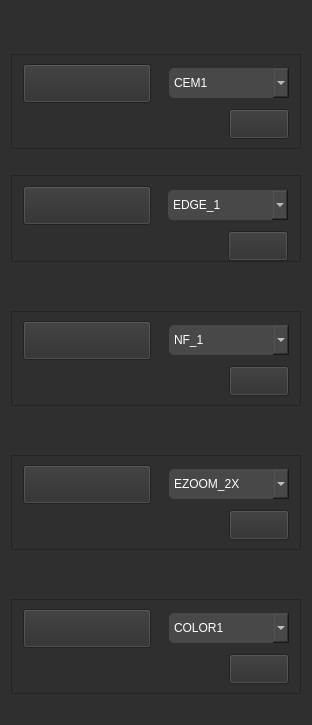
            <widget class="QWidget" name="CONTROL_PAGE">
             <property name="styleSheet">
              <string notr="true">background-color: rgb(47, 47, 47);</string>
             </property>
             <layout class="QVBoxLayout" name="verticalLayout_11">
              <item>
               <widget class="QLabel" name="label_21">
                <property name="sizePolicy">
                 <sizepolicy hsizetype="Fixed" vsizetype="Fixed">
                  <horstretch>0</horstretch>
                  <verstretch>0</verstretch>
                 </sizepolicy>
                </property>
                <property name="minimumSize">
                 <size>
                  <width>290</width>
                  <height>37</height>
                 </size>
                </property>
                <property name="maximumSize">
                 <size>
                  <width>257</width>
                  <height>37</height>
                 </size>
                </property>
                <property name="styleSheet">
                 <string notr="true">border-image: url(:/TEXT/resource/TEXT/Contrast Enhancement.png);</string>
                </property>
                <property name="text">
                 <string/>
                </property>
               </widget>
              </item>
              <item>
               <widget class="QFrame" name="frame_COLOR_2">
                <property name="frameShape">
                 <enum>QFrame::StyledPanel</enum>
                </property>
                <property name="frameShadow">
                 <enum>QFrame::Raised</enum>
                </property>
                <layout class="QGridLayout" name="gridLayout_7">
                 <item row="2" column="3">
                  <layout class="QHBoxLayout" name="horizontalLayout_20">
                   <property name="spacing">
                    <number>0</number>
                   </property>
                   <property name="topMargin">
                    <number>0</number>
                   </property>
                   <item>
                    <spacer name="horizontalSpacer_18">
                     <property name="orientation">
                      <enum>Qt::Horizontal</enum>
                     </property>
                     <property name="sizeType">
                      <enum>QSizePolicy::Fixed</enum>
                     </property>
                     <property name="sizeHint" stdset="0">
                      <size>
                       <width>60</width>
                       <height>20</height>
                      </size>
                     </property>
                    </spacer>
                   </item>
                   <item>
                    <widget class="QPushButton" name="PB_CEM_SET">
                     <property name="minimumSize">
                      <size>
                       <width>60</width>
                       <height>30</height>
                      </size>
                     </property>
                     <property name="maximumSize">
                      <size>
                       <width>60</width>
                       <height>30</height>
                      </size>
                     </property>
                     <property name="styleSheet">
                      <string notr="true">QPushButton{
	border-image: url(:/BTN/resource/QuantumRED_MAIN/SET.png);
}
QPushButton:hover{
	border-image: url(:/BTN/resource/QuantumRED_MAIN/SET_HOVER.png);
}
QPushButton:pressed{
	border-image: url(:/BTN/resource/QuantumRED_MAIN/SET_PRESSED.png);
}</string>
                     </property>
                     <property name="text">
                      <string/>
                     </property>
                    </widget>
                   </item>
                  </layout>
                 </item>
                 <item row="1" column="2">
                  <spacer name="horizontalSpacer_19">
                   <property name="orientation">
                    <enum>Qt::Horizontal</enum>
                   </property>
                   <property name="sizeType">
                    <enum>QSizePolicy::Fixed</enum>
                   </property>
                   <property name="sizeHint" stdset="0">
                    <size>
                     <width>10</width>
                     <height>20</height>
                    </size>
                   </property>
                  </spacer>
                 </item>
                 <item row="1" column="3">
                  <widget class="QComboBox" name="comboBox_CEM">
                   <property name="minimumSize">
                    <size>
                     <width>120</width>
                     <height>30</height>
                    </size>
                   </property>
                   <property name="maximumSize">
                    <size>
                     <width>120</width>
                     <height>30</height>
                    </size>
                   </property>
                   <property name="styleSheet">
                    <string notr="true">font: 63 8pt &quot;Segoe UI Semibold&quot;;
color: rgb(255, 255, 255);
background-color: rgb(72, 72, 72);
border-radius: 5px;</string>
                   </property>
                   <item>
                    <property name="text">
                     <string>CEM1</string>
                    </property>
                   </item>
                   <item>
                    <property name="text">
                     <string>CEM2</string>
                    </property>
                   </item>
                   <item>
                    <property name="text">
                     <string>CEM3</string>
                    </property>
                   </item>
                  </widget>
                 </item>
                 <item row="1" column="1">
                  <widget class="QPushButton" name="PB_CEM">
                   <property name="minimumSize">
                    <size>
                     <width>128</width>
                     <height>39</height>
                    </size>
                   </property>
                   <property name="maximumSize">
                    <size>
                     <width>128</width>
                     <height>39</height>
                    </size>
                   </property>
                   <property name="styleSheet">
                    <string notr="true">QPushButton{	
	border-image: url(:/BTN/resource/BUTTON/CEM_ON.png);
}
QPushButton:hover{	
	border-image: url(:/BTN/resource/BUTTON/CEM_ON_HOVER.png);
}
QPushButton:pressed{	
	border-image: url(:/BTN/resource/BUTTON/CEM_ON_PRESSED.png);
}</string>
                   </property>
                   <property name="text">
                    <string/>
                   </property>
                  </widget>
                 </item>
                </layout>
               </widget>
              </item>
              <item>
               <widget class="QLabel" name="label_8">
                <property name="sizePolicy">
                 <sizepolicy hsizetype="Fixed" vsizetype="Fixed">
                  <horstretch>0</horstretch>
                  <verstretch>0</verstretch>
                 </sizepolicy>
                </property>
                <property name="minimumSize">
                 <size>
                  <width>0</width>
                  <height>0</height>
                 </size>
                </property>
                <property name="maximumSize">
                 <size>
                  <width>257</width>
                  <height>37</height>
                 </size>
                </property>
                <property name="styleSheet">
                 <string notr="true">border-image: url(:/TEXT/resource/QuantumRED_MAIN/Edge Enhancement.png);</string>
                </property>
                <property name="text">
                 <string/>
                </property>
               </widget>
              </item>
              <item>
               <widget class="QFrame" name="frame_EDGE">
                <property name="frameShape">
                 <enum>QFrame::StyledPanel</enum>
                </property>
                <property name="frameShadow">
                 <enum>QFrame::Raised</enum>
                </property>
                <layout class="QGridLayout" name="gridLayout_3">
                 <property name="leftMargin">
                  <number>10</number>
                 </property>
                 <property name="topMargin">
                  <number>10</number>
                 </property>
                 <property name="rightMargin">
                  <number>10</number>
                 </property>
                 <property name="bottomMargin">
                  <number>0</number>
                 </property>
                 <item row="1" column="2">
                  <layout class="QHBoxLayout" name="horizontalLayout_8">
                   <property name="spacing">
                    <number>0</number>
                   </property>
                   <item>
                    <spacer name="horizontalSpacer_5">
                     <property name="orientation">
                      <enum>Qt::Horizontal</enum>
                     </property>
                     <property name="sizeType">
                      <enum>QSizePolicy::Fixed</enum>
                     </property>
                     <property name="sizeHint" stdset="0">
                      <size>
                       <width>60</width>
                       <height>20</height>
                      </size>
                     </property>
                    </spacer>
                   </item>
                   <item>
                    <widget class="QPushButton" name="PB_EDGE_SET">
                     <property name="minimumSize">
                      <size>
                       <width>60</width>
                       <height>30</height>
                      </size>
                     </property>
                     <property name="maximumSize">
                      <size>
                       <width>60</width>
                       <height>30</height>
                      </size>
                     </property>
                     <property name="styleSheet">
                      <string notr="true">QPushButton{
	border-image: url(:/BTN/resource/QuantumRED_MAIN/SET.png);
}
QPushButton:hover{
	border-image: url(:/BTN/resource/QuantumRED_MAIN/SET_HOVER.png);
}
QPushButton:pressed{
	border-image: url(:/BTN/resource/QuantumRED_MAIN/SET_PRESSED.png);
}</string>
                     </property>
                     <property name="text">
                      <string/>
                     </property>
                    </widget>
                   </item>
                  </layout>
                 </item>
                 <item row="0" column="1">
                  <spacer name="horizontalSpacer_9">
                   <property name="orientation">
                    <enum>Qt::Horizontal</enum>
                   </property>
                   <property name="sizeType">
                    <enum>QSizePolicy::Fixed</enum>
                   </property>
                   <property name="sizeHint" stdset="0">
                    <size>
                     <width>10</width>
                     <height>20</height>
                    </size>
                   </property>
                  </spacer>
                 </item>
                 <item row="0" column="0">
                  <widget class="QPushButton" name="PB_EDGE">
                   <property name="minimumSize">
                    <size>
                     <width>128</width>
                     <height>39</height>
                    </size>
                   </property>
                   <property name="maximumSize">
                    <size>
                     <width>128</width>
                     <height>39</height>
                    </size>
                   </property>
                   <property name="styleSheet">
                    <string notr="true">QPushButton{	
	border-image: url(:/BTN/resource/QuantumRED_MAIN/EDGE_ON.png);
}
QPushButton:hover{	
	border-image: url(:/BTN/resource/QuantumRED_MAIN/EDGE_ON_HOVER.png);
}
QPushButton:pressed{	
	border-image: url(:/BTN/resource/QuantumRED_MAIN/EDGE_ON_PRESSED.png);
}</string>
                   </property>
                   <property name="text">
                    <string/>
                   </property>
                  </widget>
                 </item>
                 <item row="0" column="2">
                  <widget class="QComboBox" name="comboBox_EDGE">
                   <property name="minimumSize">
                    <size>
                     <width>120</width>
                     <height>30</height>
                    </size>
                   </property>
                   <property name="maximumSize">
                    <size>
                     <width>120</width>
                     <height>30</height>
                    </size>
                   </property>
                   <property name="styleSheet">
                    <string notr="true">border-radius: 5px;
font: 63 8pt &quot;Segoe UI Semibold&quot;;
color: rgb(255, 255, 255);
background-color: rgb(72, 72, 72);
</string>
                   </property>
                   <item>
                    <property name="text">
                     <string>EDGE_1</string>
                    </property>
                   </item>
                   <item>
                    <property name="text">
                     <string>EDGE_2</string>
                    </property>
                   </item>
                   <item>
                    <property name="text">
                     <string>EDGE_3</string>
                    </property>
                   </item>
                  </widget>
                 </item>
                </layout>
               </widget>
              </item>
              <item>
               <widget class="QLabel" name="label_9">
                <property name="sizePolicy">
                 <sizepolicy hsizetype="Fixed" vsizetype="Fixed">
                  <horstretch>0</horstretch>
                  <verstretch>0</verstretch>
                 </sizepolicy>
                </property>
                <property name="minimumSize">
                 <size>
                  <width>257</width>
                  <height>37</height>
                 </size>
                </property>
                <property name="maximumSize">
                 <size>
                  <width>257</width>
                  <height>37</height>
                 </size>
                </property>
                <property name="styleSheet">
                 <string notr="true">border-image: url(:/TEXT/resource/QuantumRED_MAIN/Noise Filter.png);</string>
                </property>
                <property name="text">
                 <string/>
                </property>
               </widget>
              </item>
              <item>
               <widget class="QFrame" name="frame_NF">
                <property name="frameShape">
                 <enum>QFrame::StyledPanel</enum>
                </property>
                <property name="frameShadow">
                 <enum>QFrame::Raised</enum>
                </property>
                <layout class="QGridLayout" name="gridLayout_2">
                 <item row="1" column="2">
                  <layout class="QHBoxLayout" name="horizontalLayout_9">
                   <property name="spacing">
                    <number>0</number>
                   </property>
                   <property name="topMargin">
                    <number>0</number>
                   </property>
                   <item>
                    <spacer name="horizontalSpacer_6">
                     <property name="orientation">
                      <enum>Qt::Horizontal</enum>
                     </property>
                     <property name="sizeType">
                      <enum>QSizePolicy::Fixed</enum>
                     </property>
                     <property name="sizeHint" stdset="0">
                      <size>
                       <width>60</width>
                       <height>20</height>
                      </size>
                     </property>
                    </spacer>
                   </item>
                   <item>
                    <widget class="QPushButton" name="PB_NF_SET">
                     <property name="minimumSize">
                      <size>
                       <width>60</width>
                       <height>30</height>
                      </size>
                     </property>
                     <property name="maximumSize">
                      <size>
                       <width>60</width>
                       <height>30</height>
                      </size>
                     </property>
                     <property name="styleSheet">
                      <string notr="true">QPushButton{
	border-image: url(:/BTN/resource/QuantumRED_MAIN/SET.png);
}
QPushButton:hover{
	border-image: url(:/BTN/resource/QuantumRED_MAIN/SET_HOVER.png);
}
QPushButton:pressed{
	border-image: url(:/BTN/resource/QuantumRED_MAIN/SET_PRESSED.png);
}</string>
                     </property>
                     <property name="text">
                      <string/>
                     </property>
                    </widget>
                   </item>
                  </layout>
                 </item>
                 <item row="0" column="1">
                  <spacer name="horizontalSpacer_10">
                   <property name="orientation">
                    <enum>Qt::Horizontal</enum>
                   </property>
                   <property name="sizeType">
                    <enum>QSizePolicy::Fixed</enum>
                   </property>
                   <property name="sizeHint" stdset="0">
                    <size>
                     <width>10</width>
                     <height>20</height>
                    </size>
                   </property>
                  </spacer>
                 </item>
                 <item row="0" column="0">
                  <widget class="QPushButton" name="PB_NF">
                   <property name="minimumSize">
                    <size>
                     <width>128</width>
                     <height>39</height>
                    </size>
                   </property>
                   <property name="maximumSize">
                    <size>
                     <width>128</width>
                     <height>39</height>
                    </size>
                   </property>
                   <property name="styleSheet">
                    <string notr="true">QPushButton{	
	border-image: url(:/BTN/resource/QuantumRED_MAIN/NF_ON.png);
}
QPushButton:hover{	
	border-image: url(:/BTN/resource/QuantumRED_MAIN/NF_ON_HOVER.png);
}
QPushButton:pressed{	
	border-image: url(:/BTN/resource/QuantumRED_MAIN/NF_ON_PRESSED.png);
}</string>
                   </property>
                   <property name="text">
                    <string/>
                   </property>
                  </widget>
                 </item>
                 <item row="0" column="2">
                  <widget class="QComboBox" name="comboBox_NF">
                   <property name="minimumSize">
                    <size>
                     <width>120</width>
                     <height>30</height>
                    </size>
                   </property>
                   <property name="maximumSize">
                    <size>
                     <width>120</width>
                     <height>30</height>
                    </size>
                   </property>
                   <property name="styleSheet">
                    <string notr="true">color: rgb(255, 255, 255);
font: 63 8pt &quot;Segoe UI Semibold&quot;;
background-color: rgb(72, 72, 72);
border-radius: 5px;</string>
                   </property>
                   <item>
                    <property name="text">
                     <string>NF_1</string>
                    </property>
                   </item>
                   <item>
                    <property name="text">
                     <string>NF_2</string>
                    </property>
                   </item>
                  </widget>
                 </item>
                </layout>
               </widget>
              </item>
              <item>
               <widget class="QLabel" name="label_10">
                <property name="minimumSize">
                 <size>
                  <width>257</width>
                  <height>37</height>
                 </size>
                </property>
                <property name="maximumSize">
                 <size>
                  <width>257</width>
                  <height>37</height>
                 </size>
                </property>
                <property name="styleSheet">
                 <string notr="true">border-image: url(:/TEXT/resource/QuantumRED_MAIN/Electric Zoom.png);</string>
                </property>
                <property name="text">
                 <string/>
                </property>
               </widget>
              </item>
              <item>
               <widget class="QFrame" name="frame_EZOOM">
                <property name="frameShape">
                 <enum>QFrame::StyledPanel</enum>
                </property>
                <property name="frameShadow">
                 <enum>QFrame::Raised</enum>
                </property>
                <layout class="QGridLayout" name="gridLayout">
                 <item row="2" column="3">
                  <layout class="QHBoxLayout" name="horizontalLayout_12">
                   <property name="spacing">
                    <number>0</number>
                   </property>
                   <property name="topMargin">
                    <number>0</number>
                   </property>
                   <item>
                    <spacer name="horizontalSpacer_7">
                     <property name="orientation">
                      <enum>Qt::Horizontal</enum>
                     </property>
                     <property name="sizeType">
                      <enum>QSizePolicy::Fixed</enum>
                     </property>
                     <property name="sizeHint" stdset="0">
                      <size>
                       <width>60</width>
                       <height>20</height>
                      </size>
                     </property>
                    </spacer>
                   </item>
                   <item>
                    <widget class="QPushButton" name="PB_EZOOM_SET">
                     <property name="minimumSize">
                      <size>
                       <width>60</width>
                       <height>30</height>
                      </size>
                     </property>
                     <property name="maximumSize">
                      <size>
                       <width>60</width>
                       <height>30</height>
                      </size>
                     </property>
                     <property name="styleSheet">
                      <string notr="true">QPushButton{
	border-image: url(:/BTN/resource/QuantumRED_MAIN/SET.png);
}
QPushButton:hover{
	border-image: url(:/BTN/resource/QuantumRED_MAIN/SET_HOVER.png);
}
QPushButton:pressed{
	border-image: url(:/BTN/resource/QuantumRED_MAIN/SET_PRESSED.png);
}</string>
                     </property>
                     <property name="text">
                      <string/>
                     </property>
                    </widget>
                   </item>
                  </layout>
                 </item>
                 <item row="1" column="2">
                  <spacer name="horizontalSpacer_11">
                   <property name="orientation">
                    <enum>Qt::Horizontal</enum>
                   </property>
                   <property name="sizeType">
                    <enum>QSizePolicy::Fixed</enum>
                   </property>
                   <property name="sizeHint" stdset="0">
                    <size>
                     <width>10</width>
                     <height>20</height>
                    </size>
                   </property>
                  </spacer>
                 </item>
                 <item row="1" column="3">
                  <widget class="QComboBox" name="comboBox_EZOOM">
                   <property name="minimumSize">
                    <size>
                     <width>120</width>
                     <height>30</height>
                    </size>
                   </property>
                   <property name="maximumSize">
                    <size>
                     <width>120</width>
                     <height>30</height>
                    </size>
                   </property>
                   <property name="styleSheet">
                    <string notr="true">color: rgb(255, 255, 255);
font: 63 8pt &quot;Segoe UI Semibold&quot;;
background-color: rgb(72, 72, 72);
border-radius: 5px;</string>
                   </property>
                   <item>
                    <property name="text">
                     <string>EZOOM_2X</string>
                    </property>
                   </item>
                   <item>
                    <property name="text">
                     <string>EZOOM_4X</string>
                    </property>
                   </item>
                  </widget>
                 </item>
                 <item row="1" column="1">
                  <widget class="QPushButton" name="PB_EZOOM">
                   <property name="minimumSize">
                    <size>
                     <width>128</width>
                     <height>39</height>
                    </size>
                   </property>
                   <property name="maximumSize">
                    <size>
                     <width>128</width>
                     <height>39</height>
                    </size>
                   </property>
                   <property name="styleSheet">
                    <string notr="true">QPushButton{	
	border-image: url(:/BTN/resource/QuantumRED_MAIN/EZOOM_ON.png);
}
QPushButton:hover{	
	border-image: url(:/BTN/resource/QuantumRED_MAIN/EZOOM_ON_HOVER.png);
}
QPushButton:pressed{	
	border-image: url(:/BTN/resource/QuantumRED_MAIN/EZOOM_ON_PRESSED.png);
}</string>
                   </property>
                   <property name="text">
                    <string/>
                   </property>
                  </widget>
                 </item>
                </layout>
               </widget>
              </item>
              <item>
               <widget class="QLabel" name="label_11">
                <property name="sizePolicy">
                 <sizepolicy hsizetype="Fixed" vsizetype="Fixed">
                  <horstretch>0</horstretch>
                  <verstretch>0</verstretch>
                 </sizepolicy>
                </property>
                <property name="minimumSize">
                 <size>
                  <width>257</width>
                  <height>37</height>
                 </size>
                </property>
                <property name="maximumSize">
                 <size>
                  <width>257</width>
                  <height>37</height>
                 </size>
                </property>
                <property name="styleSheet">
                 <string notr="true">border-image: url(:/TEXT/resource/QuantumRED_MAIN/Pseudo Color.png);</string>
                </property>
                <property name="text">
                 <string/>
                </property>
               </widget>
              </item>
              <item>
               <widget class="QFrame" name="frame_COLOR">
                <property name="frameShape">
                 <enum>QFrame::StyledPanel</enum>
                </property>
                <property name="frameShadow">
                 <enum>QFrame::Raised</enum>
                </property>
                <layout class="QGridLayout" name="gridLayout_4">
                 <item row="2" column="3">
                  <layout class="QHBoxLayout" name="horizontalLayout_13">
                   <property name="spacing">
                    <number>0</number>
                   </property>
                   <property name="topMargin">
                    <number>0</number>
                   </property>
                   <item>
                    <spacer name="horizontalSpacer_8">
                     <property name="orientation">
                      <enum>Qt::Horizontal</enum>
                     </property>
                     <property name="sizeType">
                      <enum>QSizePolicy::Fixed</enum>
                     </property>
                     <property name="sizeHint" stdset="0">
                      <size>
                       <width>60</width>
                       <height>20</height>
                      </size>
                     </property>
                    </spacer>
                   </item>
                   <item>
                    <widget class="QPushButton" name="PB_COLOR_SET">
                     <property name="minimumSize">
                      <size>
                       <width>60</width>
                       <height>30</height>
                      </size>
                     </property>
                     <property name="maximumSize">
                      <size>
                       <width>60</width>
                       <height>30</height>
                      </size>
                     </property>
                     <property name="styleSheet">
                      <string notr="true">QPushButton{
	border-image: url(:/BTN/resource/QuantumRED_MAIN/SET.png);
}
QPushButton:hover{
	border-image: url(:/BTN/resource/QuantumRED_MAIN/SET_HOVER.png);
}
QPushButton:pressed{
	border-image: url(:/BTN/resource/QuantumRED_MAIN/SET_PRESSED.png);
}</string>
                     </property>
                     <property name="text">
                      <string/>
                     </property>
                    </widget>
                   </item>
                  </layout>
                 </item>
                 <item row="1" column="2">
                  <spacer name="horizontalSpacer_12">
                   <property name="orientation">
                    <enum>Qt::Horizontal</enum>
                   </property>
                   <property name="sizeType">
                    <enum>QSizePolicy::Fixed</enum>
                   </property>
                   <property name="sizeHint" stdset="0">
                    <size>
                     <width>10</width>
                     <height>20</height>
                    </size>
                   </property>
                  </spacer>
                 </item>
                 <item row="1" column="3">
                  <widget class="QComboBox" name="comboBox_COLOR">
                   <property name="minimumSize">
                    <size>
                     <width>120</width>
                     <height>30</height>
                    </size>
                   </property>
                   <property name="maximumSize">
                    <size>
                     <width>120</width>
                     <height>30</height>
                    </size>
                   </property>
                   <property name="styleSheet">
                    <string notr="true">font: 63 8pt &quot;Segoe UI Semibold&quot;;
color: rgb(255, 255, 255);
background-color: rgb(72, 72, 72);
border-radius: 5px;</string>
                   </property>
                   <item>
                    <property name="text">
                     <string>COLOR1</string>
                    </property>
                   </item>
                   <item>
                    <property name="text">
                     <string>COLOR2</string>
                    </property>
                   </item>
                   <item>
                    <property name="text">
                     <string>COLOR3</string>
                    </property>
                   </item>
                   <item>
                    <property name="text">
                     <string>COLOR4</string>
                    </property>
                   </item>
                  </widget>
                 </item>
                 <item row="1" column="1">
                  <widget class="QPushButton" name="PB_COLOR">
                   <property name="minimumSize">
                    <size>
                     <width>128</width>
                     <height>39</height>
                    </size>
                   </property>
                   <property name="maximumSize">
                    <size>
                     <width>128</width>
                     <height>39</height>
                    </size>
                   </property>
                   <property name="styleSheet">
                    <string notr="true">QPushButton{	
	border-image: url(:/BTN/resource/QuantumRED_MAIN/COLOR_ON.png);
}
QPushButton:hover{	
	border-image: url(:/BTN/resource/QuantumRED_MAIN/COLOR_ON_HOVER.png);
}
QPushButton:pressed{	
	border-image: url(:/BTN/resource/QuantumRED_MAIN/COLOR_ON_PRESSED.png);
}</string>
                   </property>
                   <property name="text">
                    <string/>
                   </property>
                  </widget>
                 </item>
                </layout>
               </widget>
              </item>
              <item>
               <spacer name="verticalSpacer_5">
                <property name="orientation">
                 <enum>Qt::Vertical</enum>
                </property>
                <property name="sizeType">
                 <enum>QSizePolicy::Fixed</enum>
                </property>
                <property name="sizeHint" stdset="0">
                 <size>
                  <width>20</width>
                  <height>20</height>
                 </size>
                </property>
               </spacer>
              </item>
             </layout>
            </widget>
